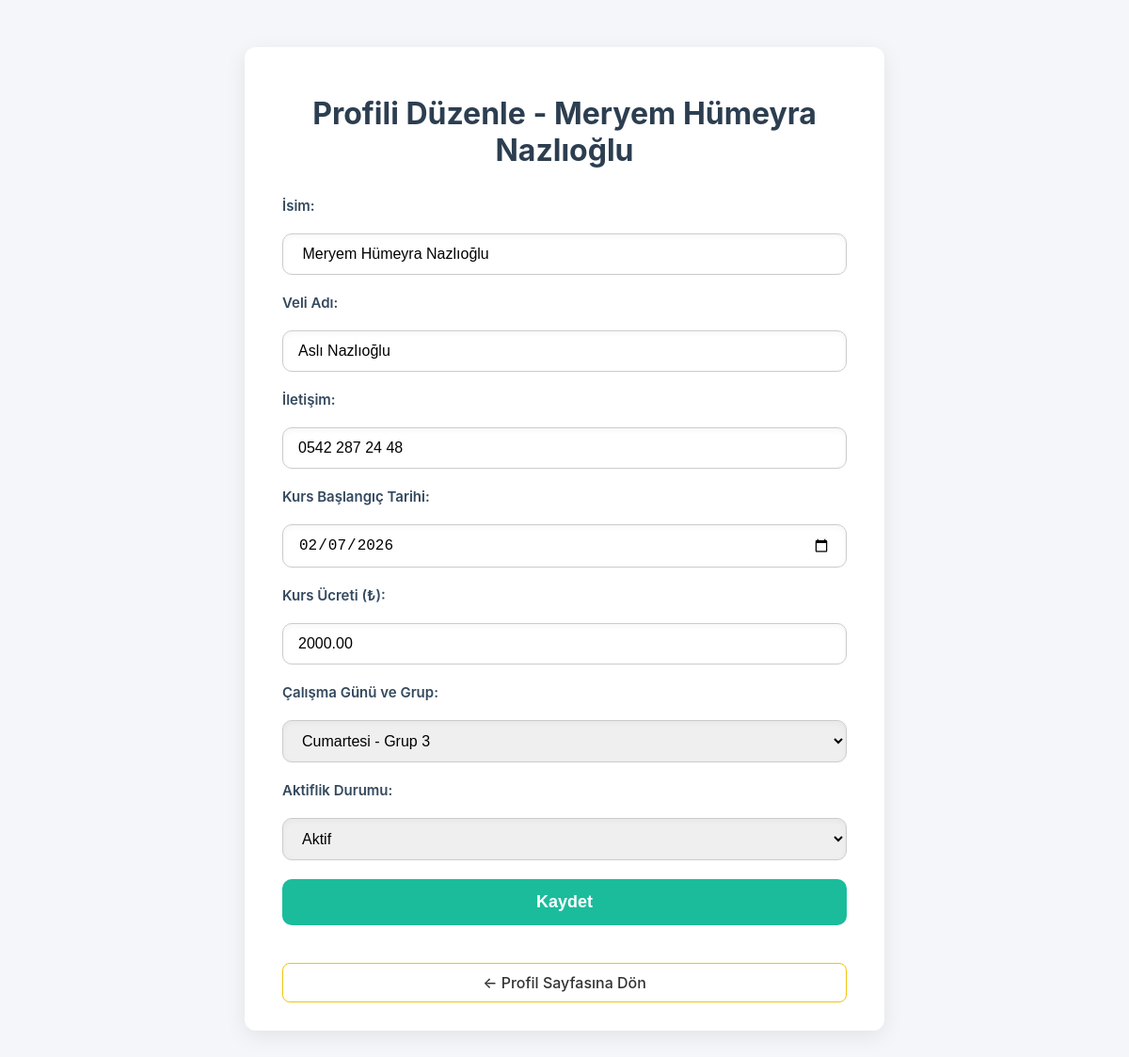
The page /ui/edit_profile.php?student_id=201 on the database its author committed.
### tables this page shows
CREATE TABLE `students` (
  `id` int NOT NULL,
  `name` varchar(100) NOT NULL,
  `guardian_name` varchar(100) DEFAULT NULL,
  `contact_info` varchar(100) DEFAULT NULL,
  `course_start` date DEFAULT NULL,
  `monthly_fee` decimal(10,2) DEFAULT NULL,
  `total_debt` decimal(10,2) DEFAULT '0.00',
  `group_id` int DEFAULT NULL,
  `is_active` tinyint(1) DEFAULT '1',
  `active_since` date DEFAULT NULL
);

CREATE TABLE `course_groups` (
  `id` int NOT NULL,
  `group_name` varchar(50) NOT NULL,
  `course_day` enum('Pazartesi','Salı','Çarşamba','Perşembe','Cuma','Cumartesi','Pazar') NOT NULL
);

### ui/edit_profile.php (the view, shortened to what this page needs)
<?php
require "../includes/db.php";
$student_id = (int) $_GET['student_id'];
$stmt = $db->prepare("SELECT * FROM students WHERE id = ?");
$stmt->execute([$student_id]);
$student = $stmt->fetch();
$stmt = $db->query("SELECT id, course_day, group_name FROM course_groups ORDER BY course_day, group_name");
$groups = $stmt->fetchAll(PDO::FETCH_ASSOC);
?>
<!DOCTYPE html>
<html lang="tr">
<head>
    <link rel="stylesheet" href="../assets/style.css?v=3" />
</head>
<body>
<div class="container edit-profile-container">
    <h1>Profili Düzenle - <?= htmlspecialchars($student['name']) ?></h1>
    <form method="post" action="edit_profile.php?student_id=<?= $student_id ?>" class="edit-profile-form">
        <label for="name">İsim:</label>
        <input type="text" id="name" name="name" value="<?= htmlspecialchars($student['name']) ?>" required />
        <label for="guardian_name">Veli Adı:</label>
        <input type="text" id="guardian_name" name="guardian_name" value="<?= htmlspecialchars($student['guardian_name']) ?>" required />
        <label for="contact_info">İletişim:</label>
        <input type="text" id="contact_info" name="contact_info" value="<?= htmlspecialchars($student['contact_info']) ?>" required />
        <label for="course_start">Kurs Başlangıç Tarihi:</label>
        <input type="date" id="course_start" name="course_start" value="<?= htmlspecialchars($student['course_start']) ?>" required />
        <label for="monthly_fee">Kurs Ücreti (₺):</label>
        <input type="number" id="monthly_fee" name="monthly_fee" min="0" value="<?= htmlspecialchars($student['monthly_fee']) ?>" required />
        <label for="group_id">Çalışma Günü ve Grup:</label>
        <select id="group_id" name="group_id" required>
            <?php foreach ($groups as $group): ?>
                <option value="<?= $group['id'] ?>" <?= $student['group_id'] == $group['id'] ? 'selected' : '' ?>>
                    <?= $group['course_day'] ?> - <?= $group['group_name'] ?>
                </option>
            <?php endforeach; ?>
        </select>
        <label for="is_active">Aktiflik Durumu:</label>
        <select id="is_active" name="is_active">
            <option value="1" <?= $student['is_active'] ? 'selected' : '' ?>>Aktif</option>
        </select>
        <button type="submit" class="btn-save">Kaydet</button>
        <a href="student.php?student_id=<?= $student_id ?>" class="back-link">← Profil Sayfasına Dön</a>
    </form>
</div>
</body>
</html>

### assets/style.css (style rules this page uses)
body { font-family: 'Inter', sans-serif; background-color: #f4f6f9; margin: 0; padding: 0; color: #333; }
.container { max-width: 1000px; margin: 40px auto; padding: 20px; background: #ffffff; border-radius: 12px; box-shadow: 0 4px 20px rgba(0,0,0,0.05); }
h1, h2 { text-align: center; color: #2c3e50; }
.back-link { display: inline-block; margin-top: 30px; padding: 10px 18px; background-color: #34495e; color: white; border-radius: 8px; text-decoration: none; font-weight: 500; transition: background-color 0.2s ease; }
.edit-profile-container { max-width: 600px; margin: 50px auto 80px auto; background: #fff; padding: 30px 40px; border-radius: 12px; box-shadow: 0 6px 22px rgba(0,0,0,0.08); font-family: 'Inter', sans-serif; color: #333; }
.edit-profile-container h1 { text-align: center; margin-bottom: 30px; color: #2c3e50; }
.edit-profile-form { display: flex; flex-direction: column; gap: 20px; }
.edit-profile-form label { font-weight: 600; font-size: 15px; color: #34495e; }
.edit-profile-form input[type="text"], .edit-profile-form input[type="date"], .edit-profile-form input[type="number"], .edit-profile-form select { padding: 12px 16px; border-radius: 10px; border: 1px solid #ccc; font-size: 16px; box-shadow: inset 0 2px 6px rgba(0,0,0,0.04); transition: border-color 0.25s ease; }
.btn-save { background-color: #1abc9c; color: white; padding: 14px 0; font-size: 18px; font-weight: 600; border: none; border-radius: 10px; cursor: pointer; transition: background-color 0.3s ease; }
.back-link { display: inline-block; margin-top: 30px; padding: 10px 18px; background-color: transparent; color: #f1c40f; border-radius: 8px; text-decoration: none; font-weight: 500; transition: background-color 0.2s ease, color 0.2s ease; border: 1.5px solid #f1c40f; }
.back-link { display:block; margin-top:20px; text-align:center; color:#333; text-decoration:none; }

### rows shown on the page
students: name "Meryem Hümeyra Nazlıoğlu", guardian_name "Aslı Nazlıoğlu", contact_info "0542 287 24 48", course_start "02/07/2026", monthly_fee "2000.00", group_id "Cumartesi - Grup 3", is_active "Aktif"
